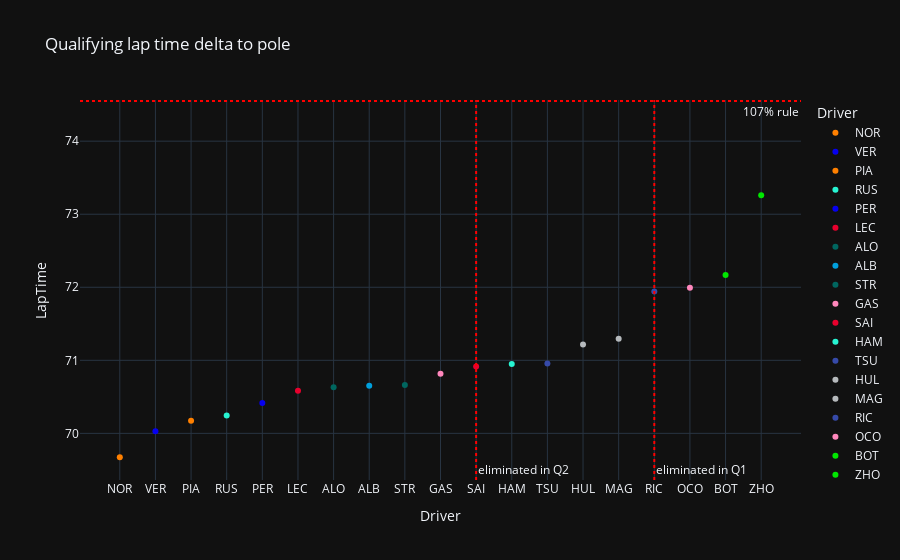

Notebook code cell kept with this figure:
### Markdown cell above
### Qualifying

### Code cell
# qualifying time
fig = px.scatter(fastest_laps, x="Driver", y="LapTime", title="Qualifying lap time delta to pole", template="plotly_dark", color="Driver", color_discrete_map=driver_colors)

# lines constants
hundredsevenrule = pole_lap["LapTime"] * 1.07
hundredsevenrule = hundredsevenrule.total_seconds()
q1toq2 = 15
q2toq3 = 10

# add lines
fig.add_hline(y=hundredsevenrule, line_dash="dot", line_color="red", annotation_text="107% rule", annotation_position="bottom right") # 107% rule
fig.add_vline(x=q1toq2, line_dash="dot", line_color="red", annotation_text="eliminated in Q1", annotation_position="bottom right") # Q1 to Q2
fig.add_vline(x=q2toq3, line_dash="dot", line_color="red", annotation_text="eliminated in Q2", annotation_position="bottom right") # Q2 to Q3

### Figure 1 — Plotly figure (JSON) as saved in the notebook; plotly's stock layout.template omitted (floating-point values rounded to 4 significant figures)
{"data": [{"hovertemplate": "Driver=%{x}<br>LapTime=%{y}<extra></extra>", "legendgroup": "NOR", "marker": {"color": "#ff8000", "symbol": "circle"}, "mode": "markers", "name": "NOR", "orientation": "v", "showlegend": true, "type": "scatter", "x": ["NOR"], "xaxis": "x", "y": [69.67], "yaxis": "y"}, {"hovertemplate": "Driver=%{x}<br>LapTime=%{y}<extra></extra>", "legendgroup": "VER", "marker": {"color": "#0600ef", "symbol": "circle"}, "mode": "markers", "name": "VER", "orientation": "v", "showlegend": true, "type": "scatter", "x": ["VER"], "xaxis": "x", "y": [70.03], "yaxis": "y"}, {"hovertemplate": "Driver=%{x}<br>LapTime=%{y}<extra></extra>", "legendgroup": "PIA", "marker": {"color": "#ff8000", "symbol": "circle"}, "mode": "markers", "name": "PIA", "orientation": "v", "showlegend": true, "type": "scatter", "x": ["PIA"], "xaxis": "x", "y": [70.17], "yaxis": "y"}, {"hovertemplate": "Driver=%{x}<br>LapTime=%{y}<extra></extra>", "legendgroup": "RUS", "marker": {"color": "#27f4d2", "symbol": "circle"}, "mode": "markers", "name": "RUS", "orientation": "v", "showlegend": true, "type": "scatter", "x": ["RUS"], "xaxis": "x", "y": [70.24], "yaxis": "y"}, {"hovertemplate": "Driver=%{x}<br>LapTime=%{y}<extra></extra>", "legendgroup": "PER", "marker": {"color": "#0600ef", "symbol": "circle"}, "mode": "markers", "name": "PER", "orientation": "v", "showlegend": true, "type": "scatter", "x": ["PER"], "xaxis": "x", "y": [70.42], "yaxis": "y"}, {"hovertemplate": "Driver=%{x}<br>LapTime=%{y}<extra></extra>", "legendgroup": "LEC", "marker": {"color": "#e8002d", "symbol": "circle"}, "mode": "markers", "name": "LEC", "orientation": "v", "showlegend": true, "type": "scatter", "x": ["LEC"], "xaxis": "x", "y": [70.58], "yaxis": "y"}, {"hovertemplate": "Driver=%{x}<br>LapTime=%{y}<extra></extra>", "legendgroup": "ALO", "marker": {"color": "#00665f", "symbol": "circle"}, "mode": "markers", "name": "ALO", "orientation": "v", "showlegend": true, "type": "scatter", "x": ["ALO"], "xaxis": "x", "y": [70.63], "yaxis": "y"}, {"hovertemplate": "Driver=%{x}<br>LapTime=%{y}<extra></extra>", "legendgroup": "ALB", "marker": {"color": "#00a0dd", "symbol": "circle"}, "mode": "markers", "name": "ALB", "orientation": "v", "showlegend": true, "type": "scatter", "x": ["ALB"], "xaxis": "x", "y": [70.65], "yaxis": "y"}, {"hovertemplate": "Driver=%{x}<br>LapTime=%{y}<extra></extra>", "legendgroup": "STR", "marker": {"color": "#00665f", "symbol": "circle"}, "mode": "markers", "name": "STR", "orientation": "v", "showlegend": true, "type": "scatter", "x": ["STR"], "xaxis": "x", "y": [70.66], "yaxis": "y"}, {"hovertemplate": "Driver=%{x}<br>LapTime=%{y}<extra></extra>", "legendgroup": "GAS", "marker": {"color": "#ff87bc", "symbol": "circle"}, "mode": "markers", "name": "GAS", "orientation": "v", "showlegend": true, "type": "scatter", "x": ["GAS"], "xaxis": "x", "y": [70.81], "yaxis": "y"}, {"hovertemplate": "Driver=%{x}<br>LapTime=%{y}<extra></extra>", "legendgroup": "SAI", "marker": {"color": "#e8002d", "symbol": "circle"}, "mode": "markers", "name": "SAI", "orientation": "v", "showlegend": true, "type": "scatter", "x": ["SAI"], "xaxis": "x", "y": [70.91], "yaxis": "y"}, {"hovertemplate": "Driver=%{x}<br>LapTime=%{y}<extra></extra>", "legendgroup": "HAM", "marker": {"color": "#27f4d2", "symbol": "circle"}, "mode": "markers", "name": "HAM", "orientation": "v", "showlegend": true, "type": "scatter", "x": ["HAM"], "xaxis": "x", "y": [70.95], "yaxis": "y"}, {"hovertemplate": "Driver=%{x}<br>LapTime=%{y}<extra></extra>", "legendgroup": "TSU", "marker": {"color": "#364aa9", "symbol": "circle"}, "mode": "markers", "name": "TSU", "orientation": "v", "showlegend": true, "type": "scatter", "x": ["TSU"], "xaxis": "x", "y": [70.95], "yaxis": "y"}, {"hovertemplate": "Driver=%{x}<br>LapTime=%{y}<extra></extra>", "legendgroup": "HUL", "marker": {"color": "#b6babd", "symbol": "circle"}, "mode": "markers", "name": "HUL", "orientation": "v", "showlegend": true, "type": "scatter", "x": ["HUL"], "xaxis": "x", "y": [71.22], "yaxis": "y"}, {"hovertemplate": "Driver=%{x}<br>LapTime=%{y}<extra></extra>", "legendgroup": "MAG", "marker": {"color": "#b6babd", "symbol": "circle"}, "mode": "markers", "name": "MAG", "orientation": "v", "showlegend": true, "type": "scatter", "x": ["MAG"], "xaxis": "x", "y": [71.3], "yaxis": "y"}, {"hovertemplate": "Driver=%{x}<br>LapTime=%{y}<extra></extra>", "legendgroup": "RIC", "marker": {"color": "#364aa9", "symbol": "circle"}, "mode": "markers", "name": "RIC", "orientation": "v", "showlegend": true, "type": "scatter", "x": ["RIC"], "xaxis": "x", "y": [71.94], "yaxis": "y"}, {"hovertemplate": "Driver=%{x}<br>LapTime=%{y}<extra></extra>", "legendgroup": "OCO", "marker": {"color": "#ff87bc", "symbol": "circle"}, "mode": "markers", "name": "OCO", "orientation": "v", "showlegend": true, "type": "scatter", "x": ["OCO"], "xaxis": "x", "y": [72.0], "yaxis": "y"}, {"hovertemplate": "Driver=%{x}<br>LapTime=%{y}<extra></extra>", "legendgroup": "BOT", "marker": {"color": "#00e700", "symbol": "circle"}, "mode": "markers", "name": "BOT", "orientation": "v", "showlegend": true, "type": "scatter", "x": ["BOT"], "xaxis": "x", "y": [72.17], "yaxis": "y"}, {"hovertemplate": "Driver=%{x}<br>LapTime=%{y}<extra></extra>", "legendgroup": "ZHO", "marker": {"color": "#00e700", "symbol": "circle"}, "mode": "markers", "name": "ZHO", "orientation": "v", "showlegend": true, "type": "scatter", "x": ["ZHO"], "xaxis": "x", "y": [73.26], "yaxis": "y"}], "layout": {"annotations": [{"showarrow": false, "text": "107% rule", "x": 1, "xanchor": "right", "xref": "x domain", "y": 74.55, "yanchor": "top", "yref": "y"}, {"showarrow": false, "text": "eliminated in Q1", "x": 15, "xanchor": "left", "xref": "x", "y": 0, "yanchor": "bottom", "yref": "y domain"}, {"showarrow": false, "text": "eliminated in Q2", "x": 10, "xanchor": "left", "xref": "x", "y": 0, "yanchor": "bottom", "yref": "y domain"}], "legend": {"title": {"text": "Driver"}, "tracegroupgap": 0}, "shapes": [{"line": {"color": "red", "dash": "dot"}, "type": "line", "x0": 0, "x1": 1, "xref": "x domain", "y0": 74.55, "y1": 74.55, "yref": "y"}, {"line": {"color": "red", "dash": "dot"}, "type": "line", "x0": 15, "x1": 15, "xref": "x", "y0": 0, "y1": 1, "yref": "y domain"}, {"line": {"color": "red", "dash": "dot"}, "type": "line", "x0": 10, "x1": 10, "xref": "x", "y0": 0, "y1": 1, "yref": "y domain"}], "title": {"text": "Qualifying lap time delta to pole"}, "xaxis": {"anchor": "y", "categoryarray": ["NOR", "VER", "PIA", "RUS", "PER", "LEC", "ALO", "ALB", "STR", "GAS", "SAI", "HAM", "TSU", "HUL", "MAG", "RIC", "OCO", "BOT", "ZHO"], "categoryorder": "array", "domain": [0, 1], "title": {"text": "Driver"}}, "yaxis": {"anchor": "x", "domain": [0, 1], "title": {"text": "LapTime"}}}}
